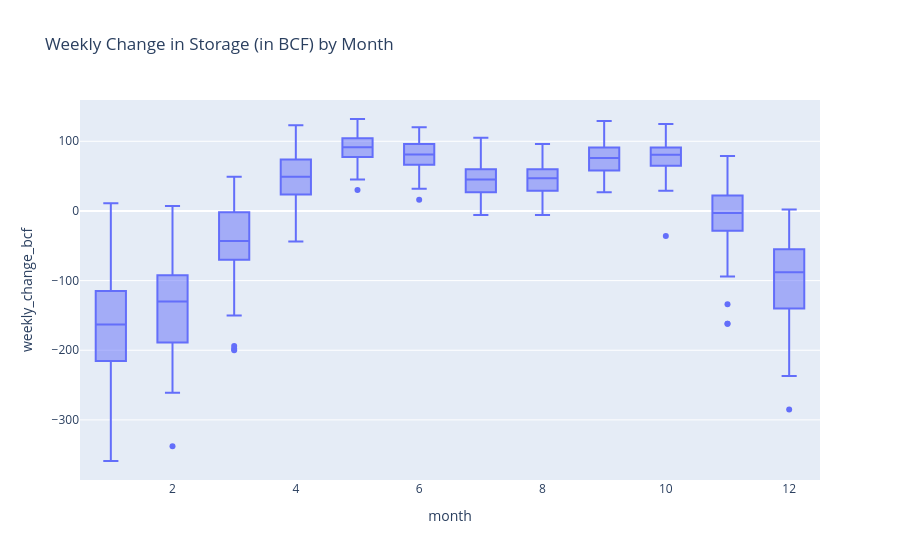

This figure's notebook cell:
### Code cell
# boxplot by month

fig5=px.box(storage, x='month', y='weekly_change_bcf', title='Weekly Change in Storage (in BCF) by Month')
fig5.show()

### Figure 1 — Plotly figure (JSON) as saved in the notebook; plotly's stock layout.template omitted (floating-point values rounded to 4 significant figures; data arrays with more than 128 entries replaced by an {"elided": "..."} marker saying what was removed)
{"data": [{"alignmentgroup": "True", "hovertemplate": "month=%{x}<br>weekly_change_bcf=%{y}<extra></extra>", "legendgroup": "", "marker": {"color": "#636efa"}, "name": "", "notched": false, "offsetgroup": "", "orientation": "v", "showlegend": false, "type": "box", "x": {"elided": "859 int values"}, "x0": " ", "xaxis": "x", "y": {"elided": "859 float values"}, "y0": " ", "yaxis": "y"}], "layout": {"boxmode": "group", "legend": {"tracegroupgap": 0}, "title": {"text": "Weekly Change in Storage (in BCF) by Month"}, "xaxis": {"anchor": "y", "domain": [0, 1], "title": {"text": "month"}}, "yaxis": {"anchor": "x", "domain": [0, 1], "title": {"text": "weekly_change_bcf"}}}}
